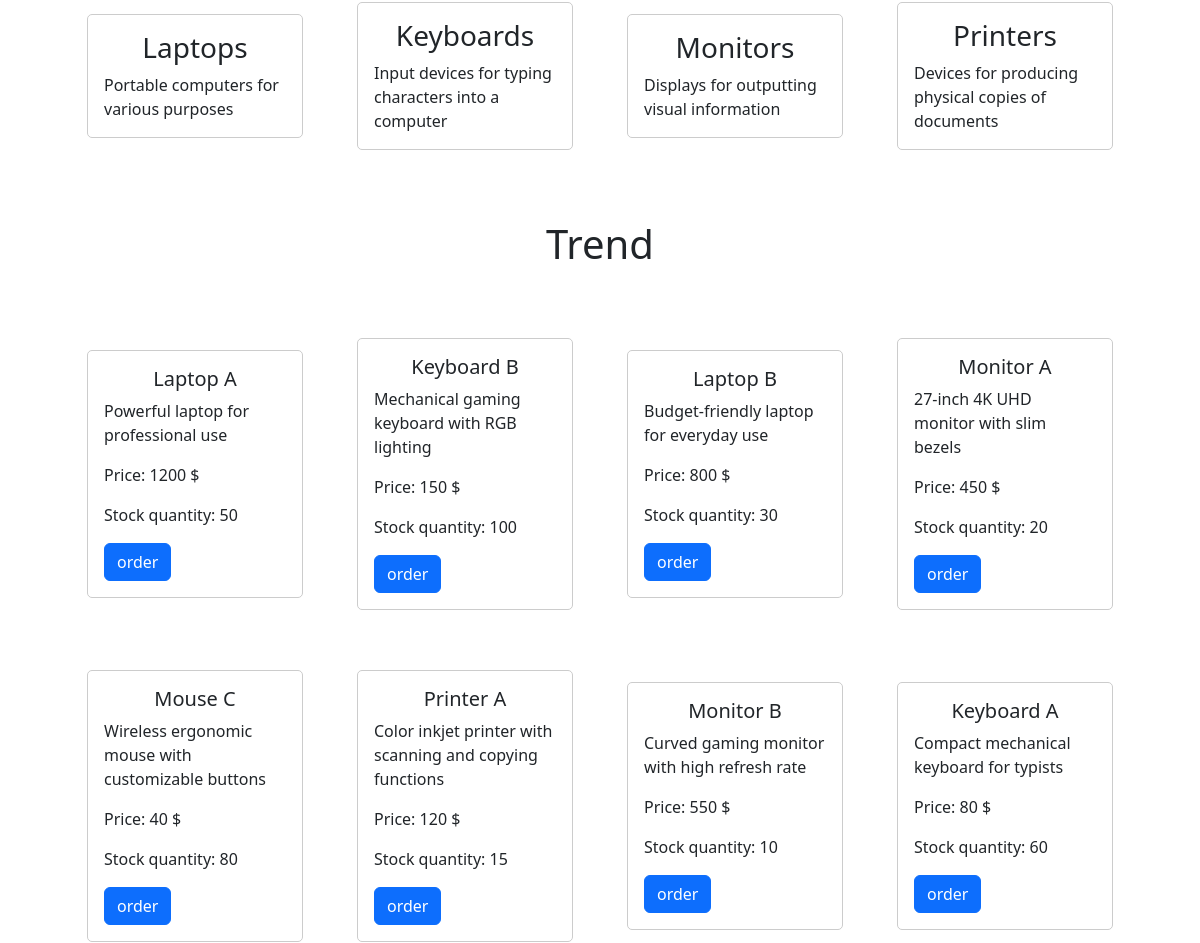
Page /home (middle part) on the earlier database version.
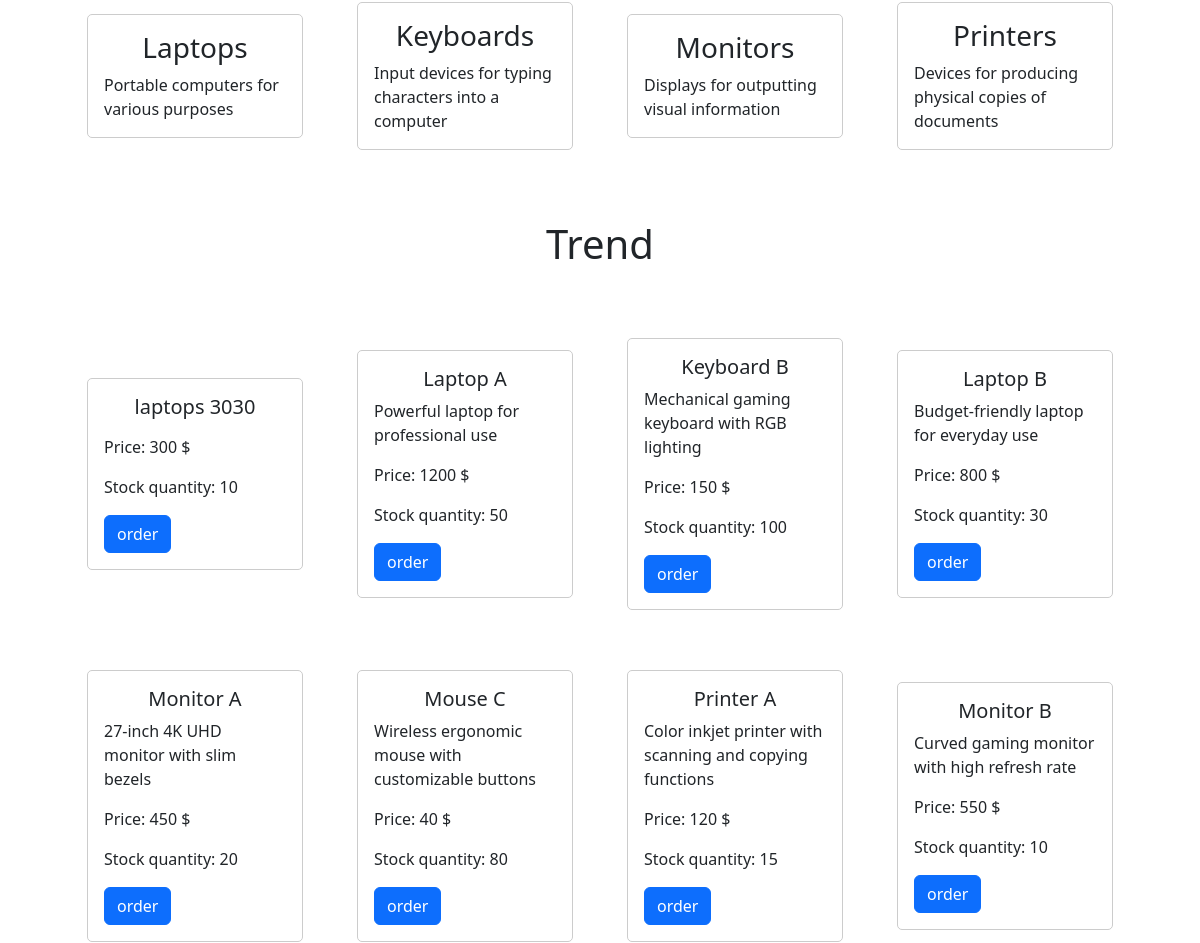
Same page on the later database version.
### tables this page shows
CREATE TABLE Types (
    type_id INTEGER PRIMARY KEY AUTOINCREMENT,
    type_name TEXT NOT NULL,
    description TEXT
, img TEXT DEFAULT 'default.jpp');

CREATE TABLE Products (
    product_id INTEGER PRIMARY KEY AUTOINCREMENT,
    type_id INTEGER,
    product_name TEXT NOT NULL,
    description TEXT,
    price DECIMAL NOT NULL,
    stock_quantity INTEGER NOT NULL, created_at TIMESTAMP DEFAULT CURRENT_TIMESTAMP, img TEXT defualt 'default.jpp',
    FOREIGN KEY (type_id) REFERENCES Types(type_id)
);

### app.py (the view)
@app.route("/")
@app.route("/home")
def home():
    products = db.execute("SELECT * FROM Products ORDER BY created_at DESC LIMIT 16")
    return render_template("index.html", types =Types, products= products)

### templates/index.html (shortened to what this page needs)
{% extends "layout.html" %}
{% block main %}
<section id="Bytype" >
  <div class="container-flexs">
    {% for type in types %}
  <div class="card item-flexs">
    <div class="card-body">
      <h3 class="card-title">{{ type["type_name"] }}</h3>
      <p class="card-text">{{ type["description"] }}</p>
    </div>
  </div>
  {% endfor %}
</div>
</section>
<section id="trend" >
  <h1 style="text-align: center;">Trend</h1>
  <div class="container-flexs">
    {% for product in products %}
  <div class="card item-flexs" >
    <div class="card-body parent-element">
      <h5 class="card-title">{{ product["product_name"]}}</h5>
      <p class="card-text">{{product["description"]}}</p>
      <p class="card-text">Price: {{product["price"]}} $</p>
      <p class="card-text">Stock quantity: {{ product["stock_quantity"]}}</p>
      <button class="btn btn-primary float-right" id="orderButton" >order</button>
    </div>
  </div>
  {% endfor %}
  </div>
</section>
{% endblock %}

Differences in the rows shown:
no longer on this page (row unchanged): Products: product_name "Keyboard A", description "Compact mechanical keyboard for typists", price "80", stock_quantity "60"
added Products: product_name "laptops 3030", price "300", stock_quantity "10"
